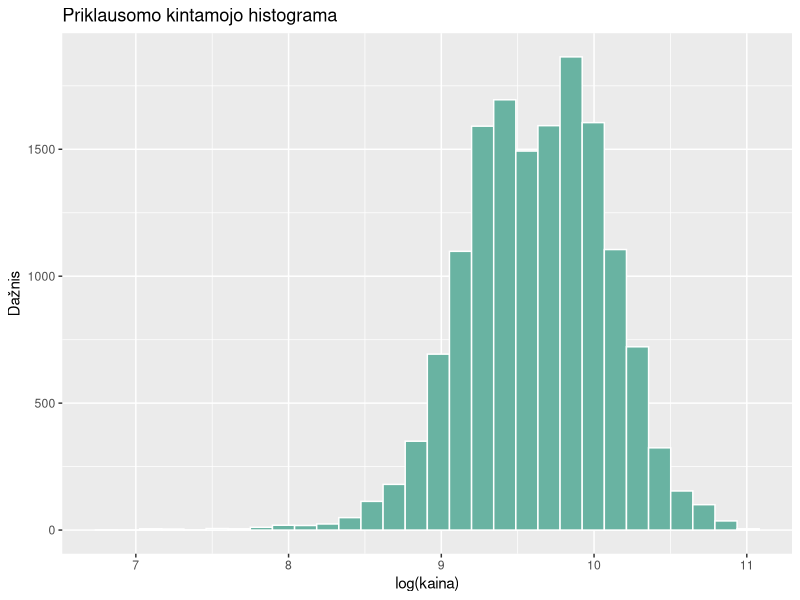
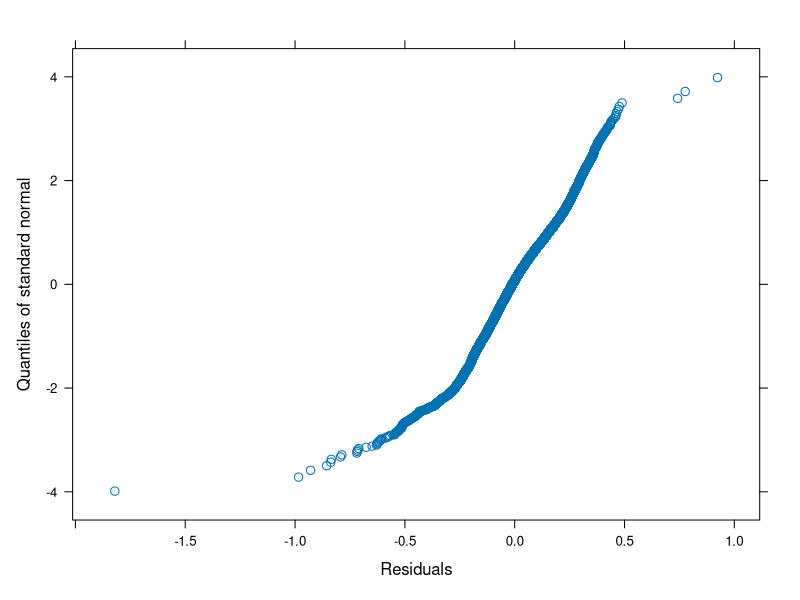
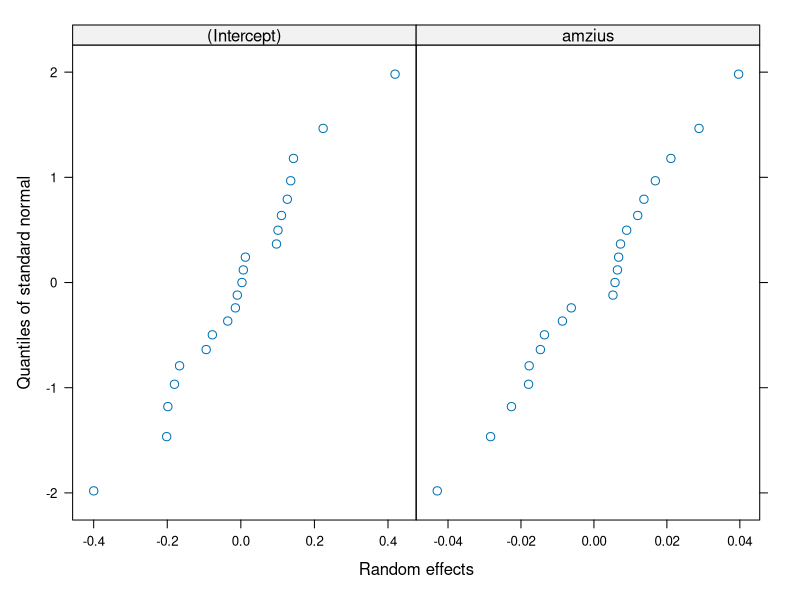
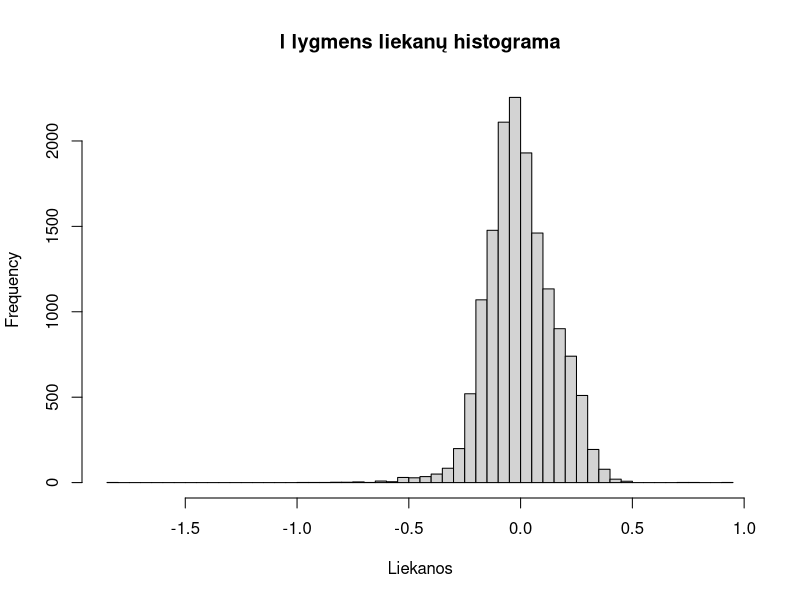

Write the R code that produced these figures, in order.
## ---- chunk 1
knitr::opts_chunk$set(echo = TRUE, warning = FALSE, message = FALSE)
## ---- chunk 2
library(nlme)      # lme() – hierarchiniai tiesiniai modeliai (kaip paskaitos pavyzdyje)
library(ggplot2)   # priklausomo kintamojo histograma
## ---- chunk 3
duom <- read.csv("vw.csv")
duom$model <- trimws(duom$model)                         # pavadinimų priekyje yra tarpas

duom <- subset(duom, fuelType %in% c("Petrol", "Diesel"))   # tik benzininiai ir dyzeliniai
duom <- subset(duom, engineSize > 0)                        # variklio tūris 0 – klaida
duom <- subset(duom, mpg >= 20 & mpg <= 100)                # neįtikėtinos sąnaudų reikšmės
duom <- duom[duom$model %in% names(which(table(duom$model) >= 30)), ]  # modeliai su >= 30 automobilių
duom$model <- factor(duom$model)

duom$lkaina <- log(duom$price)        # priklausomas kintamasis – kainos logaritmas
duom$amzius <- 2020 - duom$year       # amžius metais (duomenys surinkti 2020 m.)
duom$rida   <- duom$mileage / 1000    # rida, tūkst. mylių
duom$vid_variklis <- ave(duom$engineSize, duom$model)   # II lygmens kintamasis: modelio vidutinis variklio tūris

nrow(duom)            # stebėjimų skaičius
nlevels(duom$model)   # II lygmens aibių (modelių) skaičius
sort(table(duom$model))
## ---- chunk 4
ggplot(duom, aes(x = lkaina)) +
  geom_histogram(bins = 30, fill = "#69b3a2", color = "white") +
  labs(title = "Priklausomo kintamojo histograma", x = "log(kaina)", y = "Dažnis")
set.seed(2026)
shapiro.test(sample(duom$lkaina, 5000))   # shapiro.test leidžia iki 5000 stebėjimų – atsitiktinė imtis
## ---- chunk 5
model.0 <- lme(lkaina ~ 1, random = ~ 1 | model, data = duom)   # REML
summary(model.0)
VarCorr(model.0)
tau00 <- as.numeric(VarCorr(model.0)[1, "Variance"])
sigma2_0 <- model.0$sigma^2
ICC <- tau00 / (tau00 + sigma2_0)
ICC
intervals(model.0)    # PI dispersijų st. nuokrypiams (ar tau00 > 0, sigma^2 > 0)
## ---- chunk 6
round(cor(duom[, c("amzius", "rida", "mpg")]), 3)
## ---- chunk 7
ctrl <- lmeControl(opt = "optim", maxIter = 200, msMaxIter = 200)
model.1 <- lme(lkaina ~ 1 + vid_variklis + amzius + rida + mpg,
               random = ~ 1 + amzius | model, data = duom, control = ctrl)   # REML
summary(model.1)        # fiksuoti parametrai (Fixed effects) ir st. nuokrypiai (Random effects)
VarCorr(model.1)        # dispersijos: tau00, tau11, sigma^2
## ---- chunk 8
sigma2_1 <- model.1$sigma^2
(sigma2_0 - sigma2_1) / sigma2_0      # I lygmens dispersijos sąlyginis pokytis

model.0ml <- update(model.0, method = "ML")   # palyginimui – ML įverčiai
model.1ml <- update(model.1, method = "ML")
anova(model.1ml, model.0ml)                   # AIC ir tikėtinumo santykio testas
AIC(model.0ml) - AIC(model.1ml)               # Akaikės indekso pokytis

# Ar reikalingas atsitiktinis amžiaus nuolydis?
model.1a <- lme(lkaina ~ 1 + vid_variklis + amzius + rida + mpg,
                random = ~ 1 | model, data = duom, method = "ML")
anova(model.1ml, model.1a)
## ---- chunk 9
model.2ml <- lme(lkaina ~ 1 + vid_variklis + amzius + rida + mpg + vid_variklis:amzius,
                 random = ~ 1 + amzius | model, data = duom, method = "ML", control = ctrl)
summary(model.2ml)$tTable
anova(model.1ml, model.2ml)
## ---- chunk 10
qqnorm(model.1, ~ resid(.))      # I lygmens liekanos e
qqnorm(model.1, ~ ranef(.))      # II lygmens u0 ir u1
hist(resid(model.1), breaks = 80, main = "I lygmens liekanų histograma", xlab = "Liekanos")
mean(abs(resid(model.1, type = "pearson")) > 3)   # dalis liekanų, didesnių nei 3 st. nuokrypiai
round(ranef(model.1), 3)
## ---- chunk 11
vv_golf <- unique(duom$vid_variklis[duom$model == "Golf"])
naujas <- data.frame(model = "Golf", vid_variklis = vv_golf, amzius = 3, rida = 30, mpg = 55)
exp(predict(model.1, naujas, level = 0))   # pagal fiksuotą dalį („vidutinis“ modelis)
exp(predict(model.1, naujas, level = 1))   # įvertinus Golf atsitiktinius efektus
